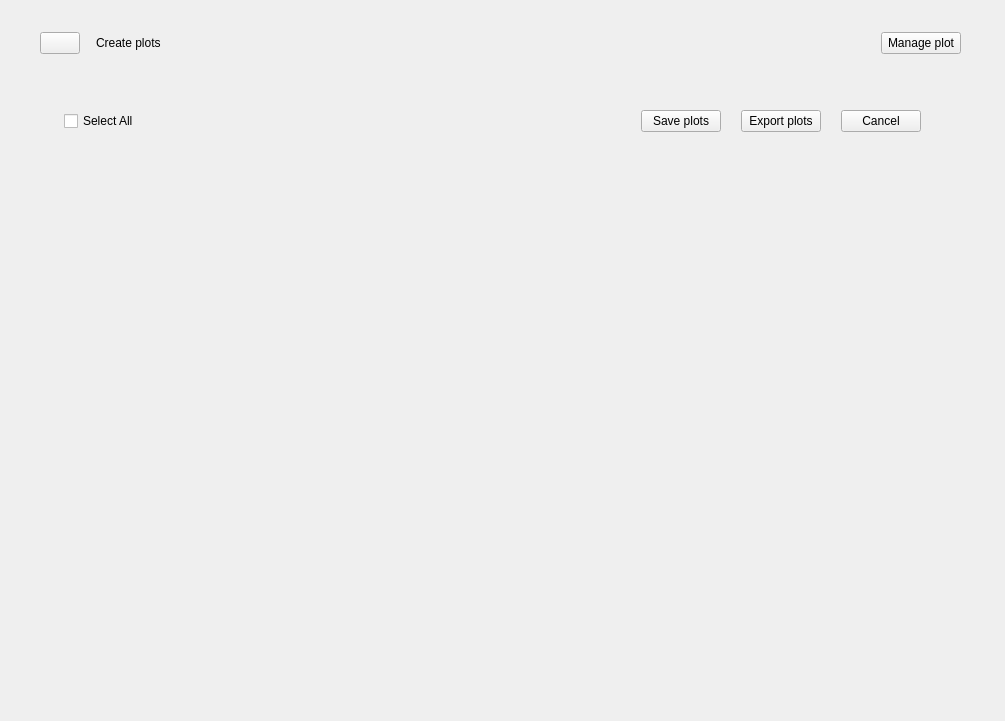
<?xml version="1.0" encoding="UTF-8"?>
<ui version="4.0">
 <class>IdentificationPlotListWidget</class>
 <widget class="QWidget" name="IdentificationPlotListWidget">
  <property name="geometry">
   <rect>
    <x>0</x>
    <y>0</y>
    <width>1005</width>
    <height>721</height>
   </rect>
  </property>
  <property name="windowTitle">
   <string>Form</string>
  </property>
  <layout class="QVBoxLayout" name="verticalLayout_2">
   <property name="spacing">
    <number>24</number>
   </property>
   <property name="leftMargin">
    <number>40</number>
   </property>
   <property name="topMargin">
    <number>32</number>
   </property>
   <property name="rightMargin">
    <number>44</number>
   </property>
   <property name="bottomMargin">
    <number>36</number>
   </property>
   <item>
    <layout class="QHBoxLayout" name="horizontalLayout">
     <property name="spacing">
      <number>16</number>
     </property>
     <item>
      <widget class="QPushButton" name="backButton">
       <property name="text">
        <string/>
       </property>
       <property name="icon">
        <iconset resource="../../resource.qrc">
         <normaloff>:/resource/icons/icon_button_lt.png</normaloff>:/resource/icons/icon_button_lt.png</iconset>
       </property>
      </widget>
     </item>
     <item>
      <widget class="QLabel" name="captionLabel">
       <property name="text">
        <string>Create plots</string>
       </property>
      </widget>
     </item>
     <item>
      <spacer name="horizontalSpacer_2">
       <property name="orientation">
        <enum>Qt::Horizontal</enum>
       </property>
       <property name="sizeHint" stdset="0">
        <size>
         <width>40</width>
         <height>20</height>
        </size>
       </property>
      </spacer>
     </item>
     <item>
      <widget class="QPushButton" name="managePlotButton">
       <property name="text">
        <string>Manage plot</string>
       </property>
      </widget>
     </item>
    </layout>
   </item>
   <item>
    <widget class="QWidget" name="mainWidget" native="true">
     <layout class="QVBoxLayout" name="verticalLayout" stretch="0,0">
      <property name="spacing">
       <number>20</number>
      </property>
      <property name="leftMargin">
       <number>24</number>
      </property>
      <property name="topMargin">
       <number>32</number>
      </property>
      <property name="rightMargin">
       <number>40</number>
      </property>
      <property name="bottomMargin">
       <number>34</number>
      </property>
      <item>
       <layout class="QHBoxLayout" name="horizontalLayout_3">
        <item>
         <widget class="QCheckBox" name="allPlotsCheckBox">
          <property name="text">
           <string>Select All</string>
          </property>
         </widget>
        </item>
        <item>
         <spacer name="horizontalSpacer_3">
          <property name="orientation">
           <enum>Qt::Horizontal</enum>
          </property>
          <property name="sizeHint" stdset="0">
           <size>
            <width>0</width>
            <height>0</height>
           </size>
          </property>
         </spacer>
        </item>
        <item>
         <widget class="QPushButton" name="saveButton">
          <property name="text">
           <string>Save plots</string>
          </property>
         </widget>
        </item>
        <item>
         <widget class="QPushButton" name="exportButton">
          <property name="text">
           <string>Export plots</string>
          </property>
         </widget>
        </item>
        <item>
         <widget class="QPushButton" name="cancelButton">
          <property name="text">
           <string>Cancel</string>
          </property>
         </widget>
        </item>
       </layout>
      </item>
      <item>
       <widget class="QScrollArea" name="scrollArea">
        <property name="frameShape">
         <enum>QFrame::NoFrame</enum>
        </property>
        <property name="widgetResizable">
         <bool>true</bool>
        </property>
        <widget class="QWidget" name="scrollAreaWidgetContents">
         <property name="geometry">
          <rect>
           <x>0</x>
           <y>0</y>
           <width>857</width>
           <height>491</height>
          </rect>
         </property>
         <layout class="QVBoxLayout" name="verticalLayout_3">
          <property name="spacing">
           <number>0</number>
          </property>
          <property name="leftMargin">
           <number>0</number>
          </property>
          <property name="topMargin">
           <number>0</number>
          </property>
          <property name="rightMargin">
           <number>0</number>
          </property>
          <property name="bottomMargin">
           <number>0</number>
          </property>
          <item>
           <widget class="QSplitter" name="plotListSplitter">
            <property name="orientation">
             <enum>Qt::Vertical</enum>
            </property>
            <property name="childrenCollapsible">
             <bool>false</bool>
            </property>
            <widget class="QWidget" name="spacerWidget" native="true">
             <property name="minimumSize">
              <size>
               <width>100</width>
               <height>0</height>
              </size>
             </property>
            </widget>
           </widget>
          </item>
         </layout>
        </widget>
       </widget>
      </item>
     </layout>
    </widget>
   </item>
  </layout>
 </widget>
 <resources>
  <include location="../../resource.qrc"/>
 </resources>
 <connections/>
</ui>
